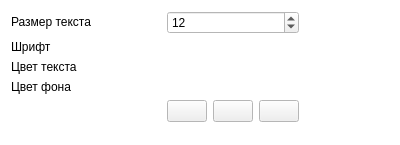
<?xml version="1.0" encoding="UTF-8"?>
<ui version="4.0">
 <class>TextPanel</class>
 <widget class="QWidget" name="TextPanel">
  <property name="enabled">
   <bool>true</bool>
  </property>
  <property name="geometry">
   <rect>
    <x>0</x>
    <y>0</y>
    <width>400</width>
    <height>145</height>
   </rect>
  </property>
  <property name="sizePolicy">
   <sizepolicy hsizetype="Expanding" vsizetype="Expanding">
    <horstretch>0</horstretch>
    <verstretch>0</verstretch>
   </sizepolicy>
  </property>
  <property name="minimumSize">
   <size>
    <width>400</width>
    <height>0</height>
   </size>
  </property>
  <property name="maximumSize">
   <size>
    <width>16777215</width>
    <height>16777215</height>
   </size>
  </property>
  <property name="palette">
   <palette>
    <active>
     <colorrole role="Base">
      <brush brushstyle="SolidPattern">
       <color alpha="255">
        <red>255</red>
        <green>255</green>
        <blue>255</blue>
       </color>
      </brush>
     </colorrole>
     <colorrole role="Window">
      <brush brushstyle="SolidPattern">
       <color alpha="255">
        <red>255</red>
        <green>255</green>
        <blue>255</blue>
       </color>
      </brush>
     </colorrole>
    </active>
    <inactive>
     <colorrole role="Base">
      <brush brushstyle="SolidPattern">
       <color alpha="255">
        <red>255</red>
        <green>255</green>
        <blue>255</blue>
       </color>
      </brush>
     </colorrole>
     <colorrole role="Window">
      <brush brushstyle="SolidPattern">
       <color alpha="255">
        <red>255</red>
        <green>255</green>
        <blue>255</blue>
       </color>
      </brush>
     </colorrole>
    </inactive>
    <disabled>
     <colorrole role="Base">
      <brush brushstyle="SolidPattern">
       <color alpha="255">
        <red>255</red>
        <green>255</green>
        <blue>255</blue>
       </color>
      </brush>
     </colorrole>
     <colorrole role="Window">
      <brush brushstyle="SolidPattern">
       <color alpha="255">
        <red>255</red>
        <green>255</green>
        <blue>255</blue>
       </color>
      </brush>
     </colorrole>
    </disabled>
   </palette>
  </property>
  <property name="windowTitle">
   <string>Form</string>
  </property>
  <property name="autoFillBackground">
   <bool>true</bool>
  </property>
  <layout class="QGridLayout" name="gridLayout_2">
   <item row="1" column="0">
    <spacer name="verticalSpacer">
     <property name="orientation">
      <enum>Qt::Vertical</enum>
     </property>
     <property name="sizeHint" stdset="0">
      <size>
       <width>20</width>
       <height>40</height>
      </size>
     </property>
    </spacer>
   </item>
   <item row="0" column="0">
    <layout class="QGridLayout" name="gridLayout">
     <item row="4" column="1">
      <widget class="QPushButton" name="pushButtonBold">
       <property name="sizePolicy">
        <sizepolicy hsizetype="Fixed" vsizetype="Fixed">
         <horstretch>0</horstretch>
         <verstretch>0</verstretch>
        </sizepolicy>
       </property>
       <property name="text">
        <string/>
       </property>
       <property name="icon">
        <iconset resource="../../../../etc/meteo.icons.qrc">
         <normaloff>:/meteo/icons/map/bold.png</normaloff>:/meteo/icons/map/bold.png</iconset>
       </property>
       <property name="checkable">
        <bool>true</bool>
       </property>
      </widget>
     </item>
     <item row="4" column="2">
      <widget class="QPushButton" name="pushButtonItalic">
       <property name="sizePolicy">
        <sizepolicy hsizetype="Fixed" vsizetype="Fixed">
         <horstretch>0</horstretch>
         <verstretch>0</verstretch>
        </sizepolicy>
       </property>
       <property name="text">
        <string/>
       </property>
       <property name="icon">
        <iconset resource="../../../../etc/meteo.icons.qrc">
         <normaloff>:/meteo/icons/map/italic.png</normaloff>:/meteo/icons/map/italic.png</iconset>
       </property>
       <property name="checkable">
        <bool>true</bool>
       </property>
      </widget>
     </item>
     <item row="2" column="0">
      <widget class="QLabel" name="label_2">
       <property name="sizePolicy">
        <sizepolicy hsizetype="Fixed" vsizetype="Fixed">
         <horstretch>0</horstretch>
         <verstretch>0</verstretch>
        </sizepolicy>
       </property>
       <property name="minimumSize">
        <size>
         <width>150</width>
         <height>0</height>
        </size>
       </property>
       <property name="text">
        <string>Цвет текста</string>
       </property>
      </widget>
     </item>
     <item row="1" column="0">
      <widget class="QLabel" name="label">
       <property name="sizePolicy">
        <sizepolicy hsizetype="Fixed" vsizetype="Fixed">
         <horstretch>0</horstretch>
         <verstretch>0</verstretch>
        </sizepolicy>
       </property>
       <property name="minimumSize">
        <size>
         <width>150</width>
         <height>0</height>
        </size>
       </property>
       <property name="text">
        <string>Шрифт</string>
       </property>
      </widget>
     </item>
     <item row="3" column="0">
      <widget class="QLabel" name="label_4">
       <property name="sizePolicy">
        <sizepolicy hsizetype="Fixed" vsizetype="Fixed">
         <horstretch>0</horstretch>
         <verstretch>0</verstretch>
        </sizepolicy>
       </property>
       <property name="minimumSize">
        <size>
         <width>150</width>
         <height>0</height>
        </size>
       </property>
       <property name="text">
        <string>Цвет фона</string>
       </property>
      </widget>
     </item>
     <item row="4" column="0">
      <spacer name="horizontalSpacer">
       <property name="orientation">
        <enum>Qt::Horizontal</enum>
       </property>
       <property name="sizeHint" stdset="0">
        <size>
         <width>40</width>
         <height>20</height>
        </size>
       </property>
      </spacer>
     </item>
     <item row="4" column="3">
      <widget class="QPushButton" name="pushButtonUnderline">
       <property name="sizePolicy">
        <sizepolicy hsizetype="Fixed" vsizetype="Fixed">
         <horstretch>0</horstretch>
         <verstretch>0</verstretch>
        </sizepolicy>
       </property>
       <property name="text">
        <string/>
       </property>
       <property name="icon">
        <iconset resource="../../../../etc/meteo.icons.qrc">
         <normaloff>:/meteo/icons/map/underline.png</normaloff>:/meteo/icons/map/underline.png</iconset>
       </property>
       <property name="checkable">
        <bool>true</bool>
       </property>
      </widget>
     </item>
     <item row="0" column="0">
      <widget class="QLabel" name="label_5">
       <property name="sizePolicy">
        <sizepolicy hsizetype="Fixed" vsizetype="Fixed">
         <horstretch>0</horstretch>
         <verstretch>0</verstretch>
        </sizepolicy>
       </property>
       <property name="minimumSize">
        <size>
         <width>150</width>
         <height>0</height>
        </size>
       </property>
       <property name="text">
        <string>Размер текста</string>
       </property>
      </widget>
     </item>
     <item row="4" column="4">
      <spacer name="horizontalSpacer_2">
       <property name="orientation">
        <enum>Qt::Horizontal</enum>
       </property>
       <property name="sizeHint" stdset="0">
        <size>
         <width>40</width>
         <height>20</height>
        </size>
       </property>
      </spacer>
     </item>
     <item row="0" column="1" colspan="3">
      <widget class="QSpinBox" name="spinBoxTextSize">
       <property name="sizePolicy">
        <sizepolicy hsizetype="Expanding" vsizetype="Fixed">
         <horstretch>0</horstretch>
         <verstretch>0</verstretch>
        </sizepolicy>
       </property>
       <property name="maximum">
        <number>42</number>
       </property>
       <property name="value">
        <number>12</number>
       </property>
      </widget>
     </item>
    </layout>
   </item>
   <item row="0" column="1">
    <spacer name="horizontalSpacer_3">
     <property name="orientation">
      <enum>Qt::Horizontal</enum>
     </property>
     <property name="sizeHint" stdset="0">
      <size>
       <width>40</width>
       <height>20</height>
      </size>
     </property>
    </spacer>
   </item>
  </layout>
 </widget>
 <resources>
  <include location="../../../../etc/meteo.icons.qrc"/>
 </resources>
 <connections/>
</ui>
